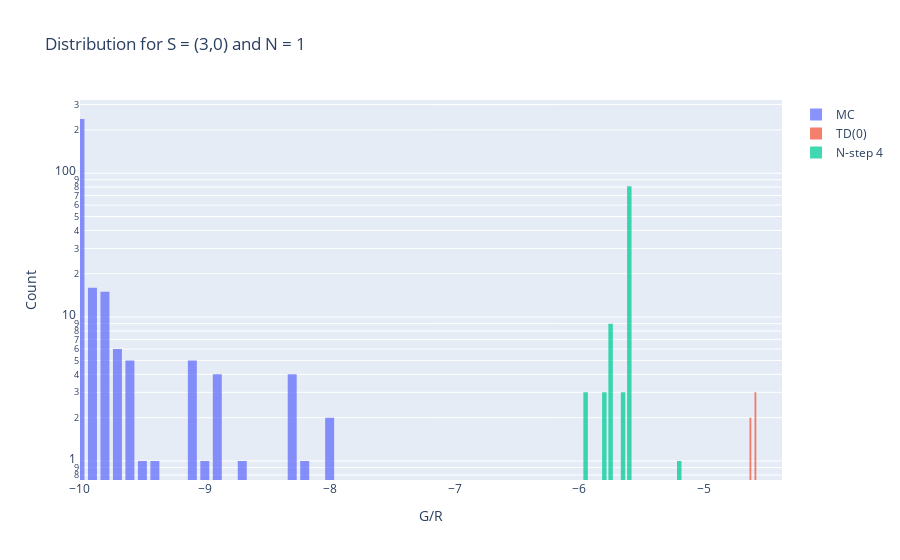

Write notebook code for a chart like this one.
### Code cell
agent = Agent()
agent.SARSA(N=10)
plot_valuemap(agent.q)

minimum = +np.Inf
maximum = -np.Inf

fig = go.Figure()

agent.MC()
fig.add_trace(go.Histogram(x=agent.S, name='MC'))
minimum = min(min(agent.S), minimum)
maximum = max(max(agent.S), maximum)
agent.empty_s()

agent.nstepSARSA(n=1)
fig.add_trace(go.Histogram(x=agent.S, name='TD(0)'))
minimum = min(min(agent.S), minimum)
maximum = max(max(agent.S), maximum)
agent.empty_s()

agent.nstepSARSA(n=4)
fig.add_trace(go.Histogram(x=agent.S, name='N-step 4'))
minimum = min(min(agent.S), minimum)
maximum = max(max(agent.S), maximum)
agent.empty_s()


fig.update_layout(
    title_text='Distribution for S = (3,0) and N = 1', # title of plot
    xaxis_title_text='G/R', # xaxis label
    yaxis_title_text='Count', # yaxis label
    bargap=0.2, # gap between bars of adjacent location coordinates
    bargroupgap=0.1, # gap between bars of the same location coordinates
    showlegend=True,
    barmode='overlay',
    xaxis_range=[minimum,maximum]

)

# Reduce opacity to see both histograms
fig.update_traces(opacity=0.75)
fig.update_yaxes(type="log")
fig.show()

### Figure 1 — Plotly figure (JSON) as saved in the notebook; plotly's stock layout.template omitted (floating-point values rounded to 4 significant figures; data arrays with more than 128 entries replaced by an {"elided": "..."} marker saying what was removed)
{"data": [{"name": "MC", "opacity": 0.75, "type": "histogram", "x": {"elided": "300 float values"}}, {"name": "TD(0)", "opacity": 0.75, "type": "histogram", "x": [-4.377, -4.377, -4.377, -4.377, -4.377, -4.377, -4.377, -4.377, -4.377, -4.377, -4.377, -4.377, -4.377, -4.377, -4.377, -4.377, -4.377, -4.638, -4.377, -4.377, -4.377, -4.377, -4.377, -4.377, -4.377, -4.377, -4.377, -4.377, -4.377, -4.377, -4.377, -4.377, -4.377, -4.377, -4.377, -4.377, -4.377, -4.377, -4.377, -4.377, -4.377, -4.377, -4.377, -4.377, -4.377, -4.377, -4.377, -4.377, -4.377, -4.377, -4.377, -4.377, -4.377, -4.377, -4.377, -4.377, -4.377, -4.377, -4.377, -4.377, -4.377, -4.377, -4.377, -4.377, -4.377, -4.377, -4.377, -4.377, -4.377, -4.377, -4.377, -4.377, -4.377, -4.638, -4.377, -4.599, -4.377, -4.377, -4.377, -4.377, -4.377, -4.599, -4.377, -4.377, -4.377, -4.377, -4.377, -4.377, -4.377, -4.377, -4.377, -4.377, -4.377, -4.377, -4.377, -4.377, -4.599, -4.377, -4.377, -4.377]}, {"name": "N-step 4", "opacity": 0.75, "type": "histogram", "x": [-5.612, -5.73, -5.612, -5.612, -5.612, -5.612, -5.612, -5.612, -5.612, -5.612, -5.73, -5.612, -5.612, -5.612, -5.612, -5.612, -5.675, -5.612, -5.612, -5.612, -5.612, -5.612, -5.612, -5.736, -5.783, -5.612, -5.612, -5.2, -5.612, -5.612, -5.612, -5.612, -5.612, -5.612, -5.612, -5.612, -5.73, -5.612, -5.612, -5.612, -5.612, -5.612, -5.675, -5.612, -5.968, -5.612, -5.612, -5.612, -5.73, -5.612, -5.612, -5.612, -5.783, -5.73, -5.612, -5.612, -5.612, -5.612, -5.612, -5.612, -5.612, -5.612, -5.612, -5.612, -5.612, -5.612, -5.612, -5.612, -5.612, -5.612, -5.612, -5.612, -5.612, -5.612, -5.612, -5.675, -5.612, -5.612, -5.968, -5.612, -5.612, -5.612, -5.612, -5.612, -5.736, -5.612, -5.968, -5.612, -5.612, -5.73, -5.612, -5.612, -5.612, -5.612, -5.612, -5.612, -5.612, -5.783, -5.612, -5.73]}], "layout": {"autosize": true, "bargap": 0.2, "bargroupgap": 0.1, "barmode": "overlay", "showlegend": true, "title": {"text": "Distribution for S = (3,0) and N = 1"}, "xaxis": {"range": [-10.0, -4.377], "title": {"text": "G/R"}, "type": "linear"}, "yaxis": {"autorange": true, "range": [-0.132, 2.509], "title": {"text": "Count"}, "type": "log"}}}
